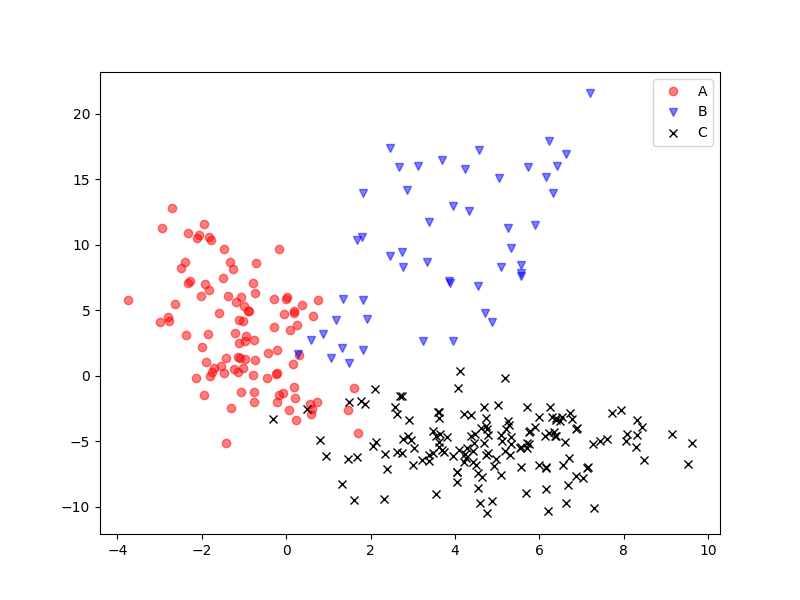

Write the Python code that produced this figure.
import numpy
from matplotlib import pyplot

numpy.random.seed(0)
x1 = numpy.random.randn(2, 100)
x2 = 5 * numpy.random.rand(2, 50)
x3 = numpy.random.randn(2, 150)

A1 = numpy.array([[1, -0.5], [-0.5, 4]])
A2 = numpy.array([[1, 0.5], [0.5, 4]])
A3 = numpy.array([[2, 0], [0, 2]])

b1 = numpy.array([-1, 3]).reshape(2, 1)
b2 = numpy.array([0, 0]).reshape(2, 1)
b3 = numpy.array([5, -5]).reshape(2, 1)

y1 = numpy.dot(A1, x1) + b1
y2 = numpy.dot(A2, x2) + b2
y3 = numpy.dot(A3, x3) + b3

pyplot.figure(figsize=(8, 6))
pyplot.plot(y1[0, :], y1[1, :], 'ro', alpha=0.5)
pyplot.plot(y2[0, :], y2[1, :], 'bv', alpha=0.5)
pyplot.plot(y3[0, :], y3[1, :], 'kx', alpha=1.0)
pyplot.legend(['A', 'B', 'C'])
pyplot.savefig("Matplotlib_5.png")
pyplot.show()
